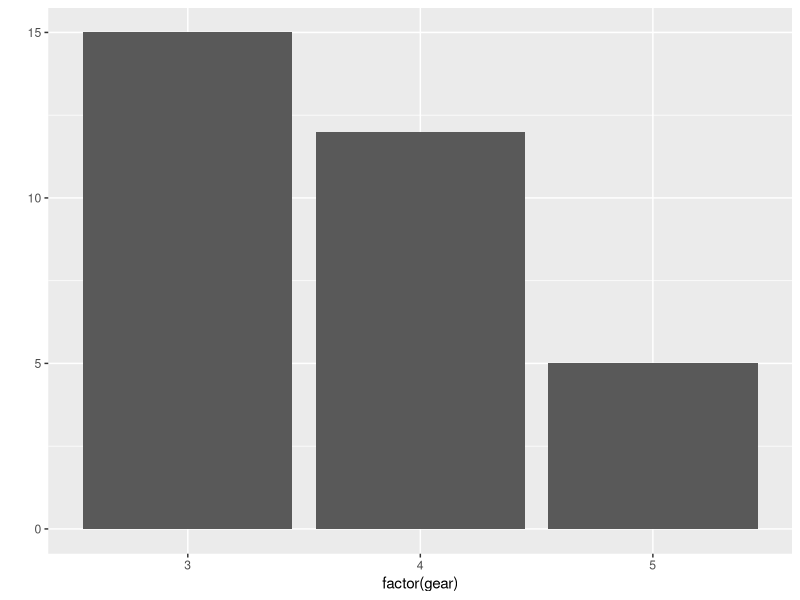
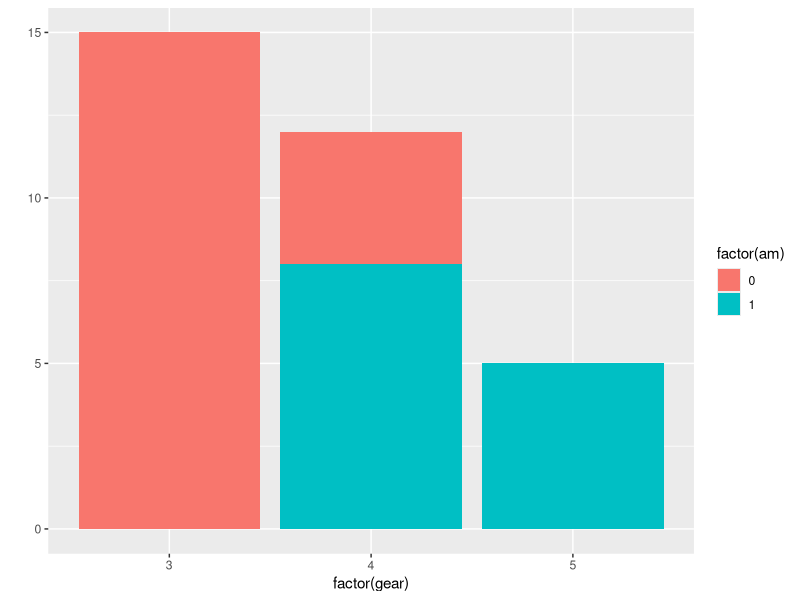
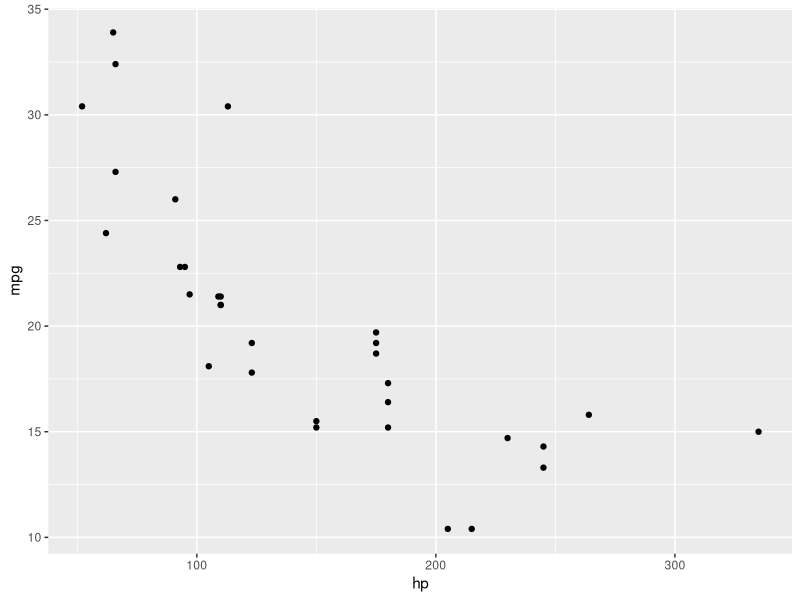
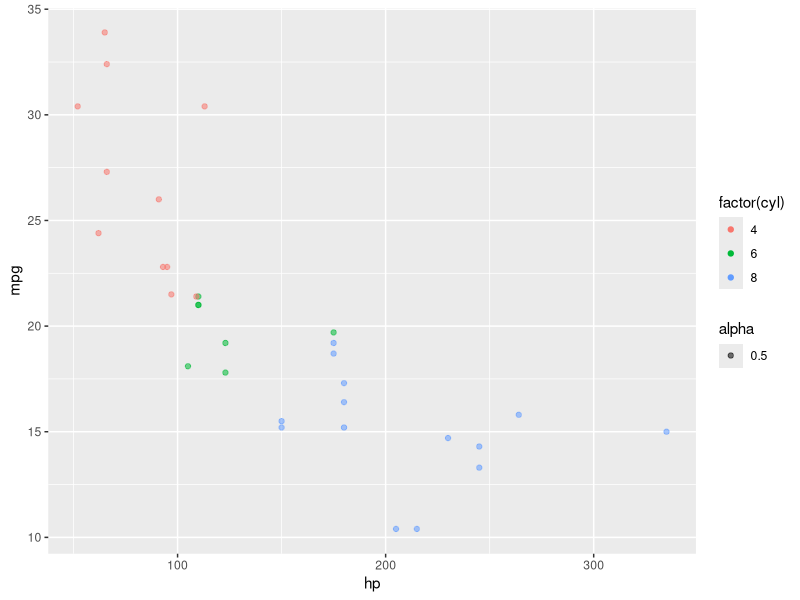
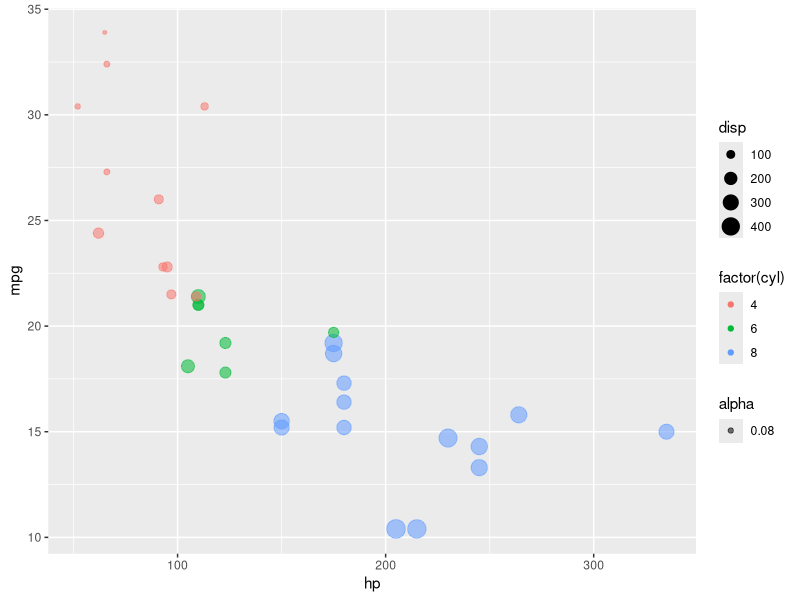
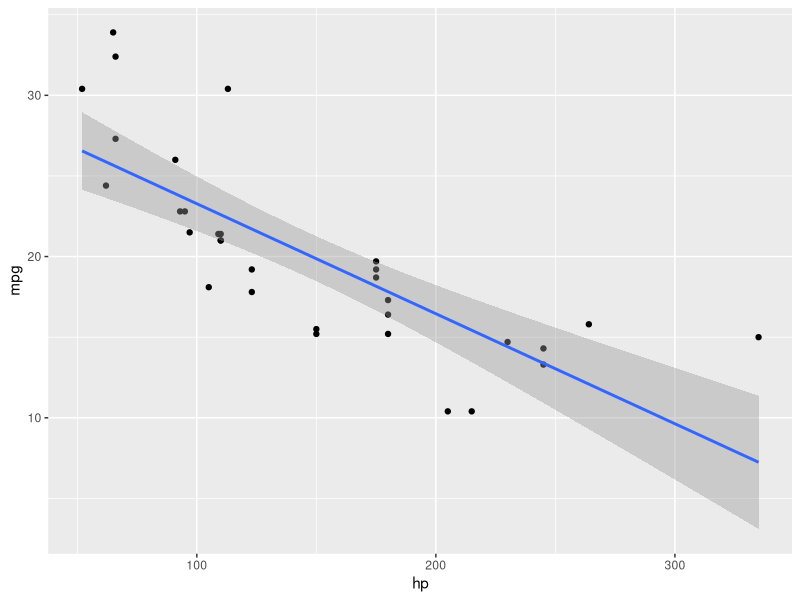

The R source for these figures, in order: (Note: this script raises an error after producing the figures.)
## ---- chunk 1
data(mtcars)
## ---- chunk 2
?mtcars
## ---- chunk 3
# A summary of variables
summary(mtcars)
# Correlation table for first 4 variables (due to space concerns)
cor(mtcars[,1:4])
# bivariate comparisons of categorical variables
table(mtcars[,c("am","cyl")])

# The histogram below should reflect these figures. 
table(mtcars$gear)
## ---- chunk 4
# Load the ggplot package
library(ggplot2)
# Review function syntax
?qplot
## ---- chunk 5
# Let us report the number of cars with differing number of front gears
qplot(factor(gear), data=mtcars, geom="bar") # used factor to declare categorical
## ---- chunk 6
qplot(factor(gear), data=mtcars,  fill=factor(am), geom="bar") # used factor to declare categorical
## ---- chunk 7
qplot(hp, mpg, data=mtcars)
## ---- chunk 8
qplot(hp, mpg, data=mtcars, color=factor(cyl), alpha=.5)
## ---- chunk 9
qplot(hp, mpg, data=mtcars, color=factor(cyl), size=disp, alpha=.08)
## ---- chunk 10
qplot(hp, mpg, data=mtcars) + 
  geom_smooth(method=lm, sd=F)
## ---- chunk 11
# Initialize the plot with variables of interest
ggplot(mtcars, aes(factor(gear))) +  
# Instruct ggplot to plot bars of width .3
  geom_bar(stat = "bin", width=0.3) +
  ggtitle('GGPlot is Highly Customizable') +
  xlab('Forward Gears') +
  ylab('Nr of Cars') 
## ---- chunk 12
ggplot(mtcars, aes(x=hp, y=mpg)) +  
  geom_point(aes(color=factor(cyl), size=disp)) + # For scatter plot
	geom_smooth(method=lm) + # Add a regression line
  ggtitle('GGPlot FTW!') # Add a title
## ---- chunk 13
ggplot(mtcars,aes(x=factor(gear),y=mpg,fill=factor(vs)), color=factor(vs)) +  
  stat_summary(fun.y=mean, position=position_dodge(), geom="bar") +
  theme_classic() # BONUS: Nicer looking
## ---- chunk 14
ggplot(mtcars, aes(x=hp, y=mpg)) +  
  geom_point() + # For scatter plot
	geom_smooth(method=lm) 
 
## ---- chunk 15
data(mtcars) # Get the data
?mtcars # Help on dataset
## ---- chunk 16
?lm
## ---- chunk 17
# Fit 
reg_0 <- lm( mpg ~ hp + cyl + am, data = mtcars) 
summary(reg_0)
## ---- chunk 18
head(reg_0$fitted.values)
## ---- chunk 19
newCar <- mtcars[3,] # 3rd observation is Datsun 710
newCar$am <- 0 # What if it was automatic?
predict(reg_0, newdata = newCar) # Estimate went down by 4 miles
## ---- chunk 20
library(ggplot2)
# Plot the fitted values against real values
qplot(data=mtcars, x = mpg, y = reg_0$residuals) +
  stat_smooth(method = "lm", col = "red")
## ---- chunk 21
## Diagnostics

# Normality (p<0.05 indicates NN)
shapiro.test(reg_0$residuals)

# Multicollienarity (vif>10 indicates MC)
library(car)
vif(reg_0)

# Homoscedasticity (p<0.05 indicates Heteroscedasticity)
ncvTest(reg_0)
## ---- chunk 22
# Add variable wt
reg_1 <- lm( mpg ~ hp + cyl + am + wt, mtcars)

# Aikikae Information Criteria
# AIC lower the better
AIC(reg_0)
AIC(reg_1)

# Compare
anova(reg_0, reg_1) # models are significantly different
## ---- chunk 23
?glm
## ---- chunk 24
logit_2 <- glm(am ~ mpg + drat + cyl, data = mtcars, family='binomial')
summary(logit_2)
## ---- chunk 25
ggplot(mtcars, aes(x = mpg, y = am)) + 
    stat_smooth(method="glm", family="binomial", se=FALSE)+
# Bonus: rename the y axis label
		ylab('Probability of Manual Transmission')
## ---- chunk 26
# Create a new dataset with varying number of cylinders and other variables fixed at mean levels.
mtcars2<-data.frame(mpg = rep(10:30, 3),drat = mean(mtcars$drat), disp = mean(mtcars$disp), cyl = rep(c(4,6,8),21))
# Predict probability of new data
mtcars2$prob<-predict(logit_2, newdata=mtcars2, type = "response")

# Plot the results
ggplot(mtcars2, aes(x=mpg, y=prob)) +
  geom_line(aes(colour = factor(cyl)), size = 1) 
## ---- chunk 27

# Let us compare predicted values to real values
mtcars$prob <- predict(logit_2, type="response")
# Prevalence of Manual Transmission
mean(mtcars$am)

# Create predict variable
mtcars$pred <- 0
# If probability is greater than .6 (1-prevalence), set prediction to 1
mtcars[mtcars$prob>.6, 'pred'] <- 1

# Predictions versus reality
table(mtcars[,c("am", "pred")])

## ROC CURVE
# Load the necessary library
library(pROC)
# Calculate the ROC curve using the predicted probability vs actual values
logit_2_roc <- roc(am~prob, mtcars) 
# Plot ROC curve
plot(logit_2_roc)
